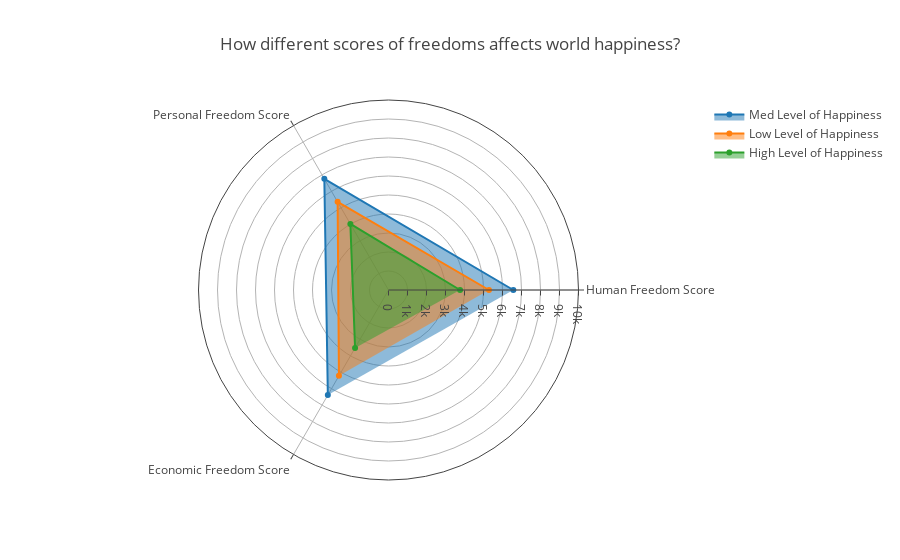

Notebook cell for this chart:
### Code cell
from plotly.offline import init_notebook_mode, iplot
from IPython.display import display, HTML
init_notebook_mode(connected=True)
import plotly.graph_objs as go

data = [
    go.Scatterpolar(
      r = [Med_hf_score_total,Med_pf_expression_total,Med_ef_score_total],
  theta = ['Human Freedom Score','Personal Freedom Score','Economic Freedom Score'],
      fill = 'toself',
      name = 'Med Level of Happiness'
    ),
     go.Scatterpolar(
      r = [Low_hf_score_total,Low_pf_expression_total,Low_ef_score_total],
  theta = ['Human Freedom Score','Personal Freedom Score','Economic Freedom Score'],
      fill = 'toself',
      name = 'Low Level of Happiness'
    ),
    go.Scatterpolar(
  r = [High_hf_score_total,High_pf_expression_total,High_ef_score_total],
  theta = ['Human Freedom Score','Personal Freedom Score','Economic Freedom Score'],
  fill = 'toself' ,
              name = 'High Level of Happiness'

)


]
layout = go.Layout(
            title='How different scores of freedoms affects world happiness?',
  polar = dict(
    radialaxis = dict(
      visible = True,
              range = [0, 10000],

    )
  ),
  showlegend = True
)


fig = go.Figure(data=data, layout=layout)
iplot(fig, filename = "radar/multiple")

### Figure 1 — Plotly figure (JSON) as saved in the notebook; plotly's stock layout.template omitted (floating-point values rounded to 4 significant figures)
{"data": [{"fill": "toself", "name": "Med Level of Happiness", "r": [6570.0, 6754.0, 6385.0], "theta": ["Human Freedom Score", "Personal Freedom Score", "Economic Freedom Score"], "type": "scatterpolar", "uid": "377ce220-9536-4280-94a0-8124c3e39c08"}, {"fill": "toself", "name": "Low Level of Happiness", "r": [5287.0, 5357.0, 5218.0], "theta": ["Human Freedom Score", "Personal Freedom Score", "Economic Freedom Score"], "type": "scatterpolar", "uid": "a604bc48-68c3-4c26-9f75-2a15aa8e051b"}, {"fill": "toself", "name": "High Level of Happiness", "r": [3767, 4015, 3519], "theta": ["Human Freedom Score", "Personal Freedom Score", "Economic Freedom Score"], "type": "scatterpolar", "uid": "d989e3ca-dc19-425e-b7bb-b385a4534f8d"}], "layout": {"polar": {"radialaxis": {"range": [0, 10000], "visible": true}}, "showlegend": true, "title": {"text": "How different scores of freedoms affects world happiness?"}}}
